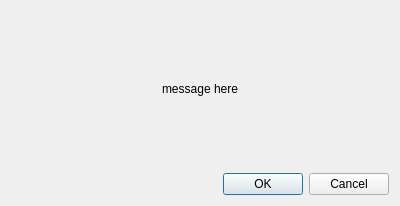
<?xml version="1.0" encoding="UTF-8"?>
<ui version="4.0">
 <class>Dialog</class>
 <widget class="QDialog" name="Dialog">
  <property name="geometry">
   <rect>
    <x>0</x>
    <y>0</y>
    <width>400</width>
    <height>206</height>
   </rect>
  </property>
  <property name="windowTitle">
   <string>Dialog</string>
  </property>
  <layout class="QGridLayout" name="gridLayout">
   <item row="0" column="0" alignment="Qt::AlignHCenter">
    <widget class="QLabel" name="message_text">
     <property name="text">
      <string>message here</string>
     </property>
    </widget>
   </item>
   <item row="1" column="0">
    <widget class="QDialogButtonBox" name="buttonBox">
     <property name="orientation">
      <enum>Qt::Horizontal</enum>
     </property>
     <property name="standardButtons">
      <set>QDialogButtonBox::Cancel|QDialogButtonBox::Ok</set>
     </property>
    </widget>
   </item>
  </layout>
 </widget>
 <resources/>
 <connections>
  <connection>
   <sender>buttonBox</sender>
   <signal>accepted()</signal>
   <receiver>Dialog</receiver>
   <slot>accept()</slot>
   <hints>
    <hint type="sourcelabel">
     <x>248</x>
     <y>254</y>
    </hint>
    <hint type="destinationlabel">
     <x>157</x>
     <y>274</y>
    </hint>
   </hints>
  </connection>
  <connection>
   <sender>buttonBox</sender>
   <signal>rejected()</signal>
   <receiver>Dialog</receiver>
   <slot>reject()</slot>
   <hints>
    <hint type="sourcelabel">
     <x>316</x>
     <y>260</y>
    </hint>
    <hint type="destinationlabel">
     <x>286</x>
     <y>274</y>
    </hint>
   </hints>
  </connection>
 </connections>
</ui>
